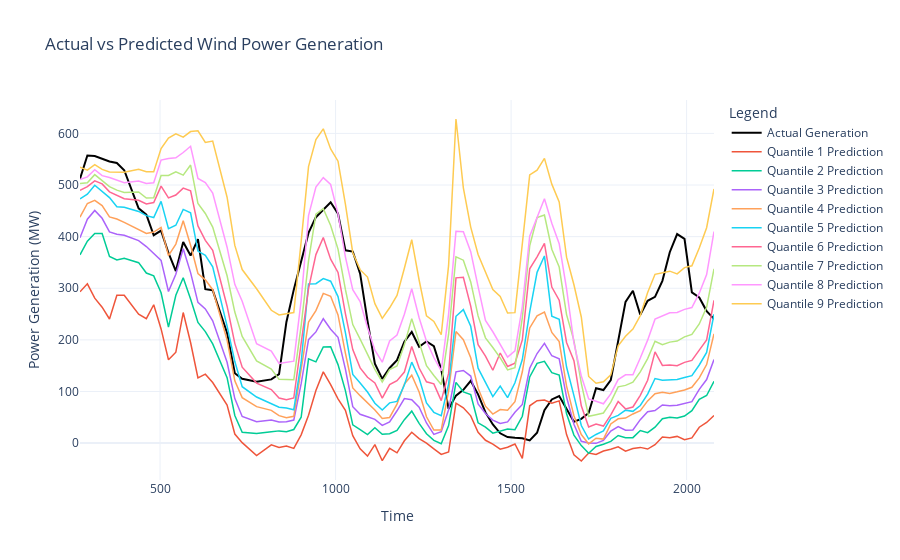

Notebook code for this chart:
### Code cell
import plotly.graph_objects as go

# Create an empty figure
fig = go.Figure()

# Plot actual values
fig.add_trace(go.Scatter(
    x=df_resampled_merged_wind_2.index,  # Assuming the index is time or some sequence
    y=y_wind,  # Actual values
    mode='lines',
    name='Actual Generation',
    line=dict(color='black', width=2)  # Style for actual values
))

# Plot predicted values for each quantile
for quantile in quantiles:
    fig.add_trace(go.Scatter(
        x=df_resampled_merged_wind_2.index,  # Assuming same x-axis for predictions
        y=df_resampled_merged_wind_2[f'generation_mw_quantile_{quantile}'],  # Predictions for each quantile
        mode='lines',
        name=f'Quantile {quantile} Prediction',
        line=dict(width=1.5)  # Style for predicted values
    ))

# Update layout for better visualization
fig.update_layout(
    title='Actual vs Predicted Wind Power Generation',
    xaxis_title='Time',
    yaxis_title='Power Generation (MW)',
    legend_title='Legend',
    hovermode='x',
    template='plotly_white'
)

# Show the plot
fig.show()
